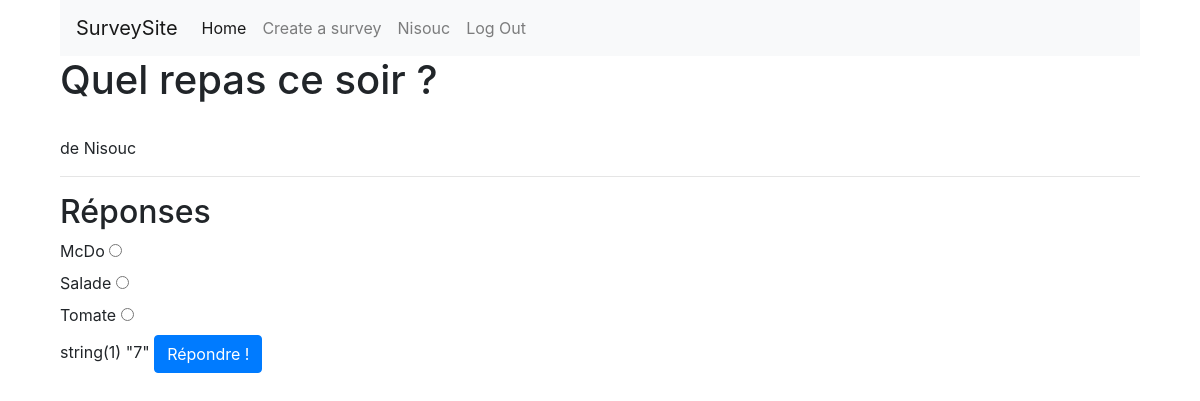
The page /index.php?page=survey&id=7 (signed in) on the database its author committed.
### tables this page shows
CREATE TABLE `surveys` (
  `survey_id` int(11) NOT NULL,
  `question` varchar(255) NOT NULL,
  `end` varchar(255) NOT NULL,
  `creatorsId` int(11) NOT NULL
);

CREATE TABLE `users` (
  `user_id` int(11) NOT NULL,
  `user_name` varchar(255) NOT NULL,
  `user_pass` varchar(255) NOT NULL,
  `user_email` varchar(255) NOT NULL,
  `status` tinyint(1) NOT NULL,
  `user_theme` varchar(255) NOT NULL DEFAULT 'white'
);

CREATE TABLE `answers` (
  `id` int(11) NOT NULL,
  `survey_id` int(11) NOT NULL,
  `reponse` varchar(255) NOT NULL,
  `votes` int(11) DEFAULT '0'
);

### App/Controller/SurveyController.php (called while the page is built, shortened)
<?php
class surveyController
{
    public function __construct()
    {
        $this->model = new SurveyModel();
    }
    public function renderSurvey()
    {
        $SurId = $_GET['id'];
        $survey = $this->model->getSurvey();
        $reps = $this->model->getAnswers($SurId);
        require ROOT."/App/View/SurveyVisitView.php";
    }
}

### Public/index.php (called while the page is built, shortened)
<?php
require ROOT."/Core/Database.php";
require ROOT."/router.php";

### Core/Database.php (called while the page is built, shortened)
<?php
class Database{
    protected $pdo;
    public function __construct()
    {
        try {
            $this->host = $dbConfig["host"];
            $this->dbname = $dbConfig["dbname"];
            $this->user = $dbConfig["user"];
            $this->pass = $dbConfig["pass"];
            $this->pdo = new \PDO("mysql:host=$this->host;dbname=$this->dbname", $this->user, $this->pass);
        } catch (\PDOException $e) {
            return $e->getMessage();
        }
    }
    public function query(string $statement, bool $one)
    {
        $query = $this->pdo->query($statement);
        if ($one === false) {
            return $query->fetch(\PDO::FETCH_ASSOC);
        } else {
            return $query->fetchAll(\PDO::FETCH_ASSOC);
        }
    }
}

### App/Model/SurveyModel.php (called while the page is built, shortened)
<?php
class SurveyModel extends Database
{
    public function getSurvey()
    {
        $getEm = "SELECT * FROM surveys INNER JOIN users on surveys.creatorsId = users.user_id";
        return $this->query($getEm, false);
    }
    public function getAnswers($id)
    {
        $getEm = "SELECT * FROM answers WHERE survey_id = '" . $id . "'";
        return $this->query($getEm, true);
    }
}

### App/View/surveyVisitView.php (the view, shortened to what this page needs)
<?php
require ROOT."/commons.php";
?>
<!DOCTYPE html>
<html lang="en">
<head>
</head>
<body>
<h1><?= $survey['question'] ?> </h1>
<p><br> de <?= $survey['user_name'] ?></p>
<hr>
<h2>Réponses</h2>
    <form action="?page=survey&id= <?= $SurId ?>" method="POST">
        <?php
        $i = 1;
        foreach($reps as $rep) { ?>
            <label for="<?= $i ?>"><?= $rep['reponse'] ?></label>
            <input type="radio" name="rep" value="<?= $rep['id']  ?>" id="<?= $i ?>">
            <br>
        <?php $i++;
        } var_dump($_GET['id']);?>
        <button type="submit" class="btn btn-primary">Répondre !</button>
    </form>

### commons.php (style rules this page uses)
* { margin: 0; padding: 0; box-sizing: border-box; }
body { width: 90%; margin: auto; }

### rows shown on the page
surveys: question "Quel repas ce soir ?"
users: user_name "Nisouc"
answers: reponse "McDo"
answers: reponse "Salade"
answers: reponse "Tomate"

### other values the page prints
$_SESSION["Username"] "Nisouc"
